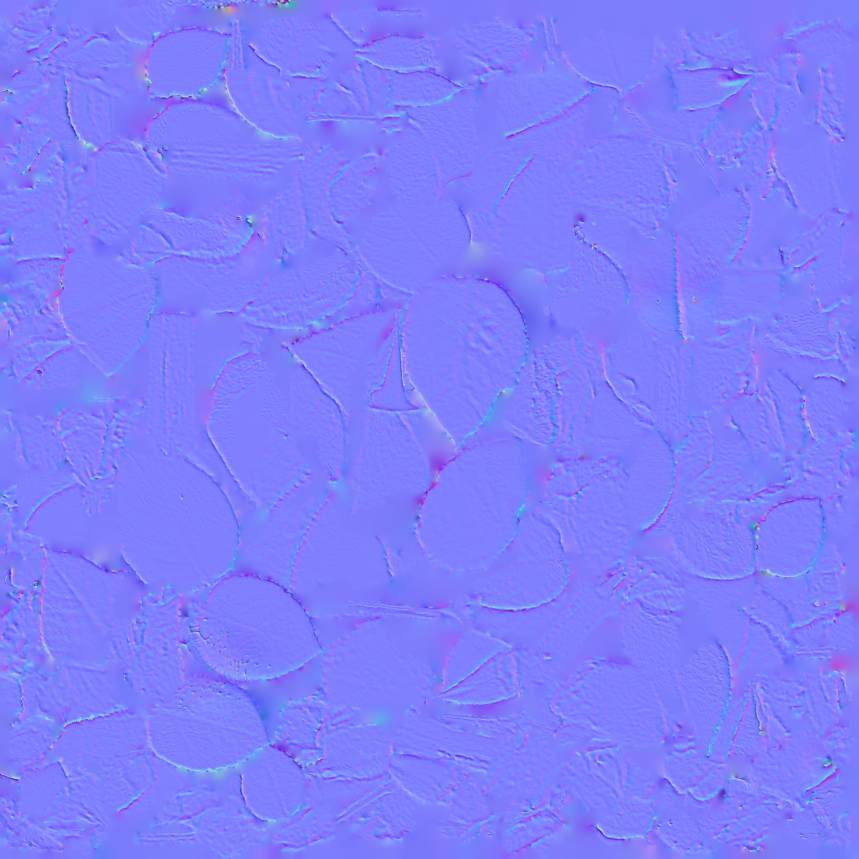
#> input picture data_archive/sources/50b48692-image.jpg, 2576 x 2576 px (shown at 1/3 size)
$ python depth_sheet_backup_pretrans.py ../../data_archive/sources/50b48692-image.jpg out.png 5
#> lines starting #> are read from the running program, lines starting #| are printed output that depends on the picture
### pipeline/look/common.py
import cv2, numpy as np, subprocess, os

W, H, FPS = 1280, 720, 30
BPM = 100.0
BEAT = 60.0 / BPM


# [8 lines left out: function beat, not called in this run]


class Clip:
    # [17 lines left out: functions __init__, get, not called in this run]


def gradient_lut(stops):
    """stops: list of (pos, (r,g,b)). returns 256x3 BGR float32 LUT 0..1"""
    xs = np.linspace(0, 1, 256)
    lut = np.zeros((256, 3), np.float32)
    ps = [s[0] for s in stops]
    for c in range(3):
        lut[:, 2 - c] = np.interp(xs, ps, [s[1][c] / 255.0 for s in stops])
    return lut


EMBER = gradient_lut([(0.0, (4, 1, 2)), (0.22, (52, 6, 10)), (0.45, (160, 34, 18)),
                      (0.66, (226, 120, 30)), (0.84, (246, 196, 80)), (1.0, (255, 244, 214))])
AMBER = gradient_lut([(0.0, (6, 2, 1)), (0.3, (90, 22, 8)), (0.6, (214, 112, 26)),
                      (0.85, (250, 205, 110)), (1.0, (255, 250, 232))])


def luma(img):
    return (img[..., 0] * 0.114 + img[..., 1] * 0.587 + img[..., 2] * 0.299)


# [24 lines left out: functions grade_map, warm_split, bloom, not called in this run]


def vignette(h=H, w=W, k=0.55):
    y, x = np.mgrid[0:h, 0:w].astype(np.float32)
    x = (x - w / 2) / (w / 2)
    y = (y - h / 2) / (h / 2)
    r = np.sqrt(x * x * 0.8 + y * y)
    return np.clip(1 - k * r ** 2.2, 0, 1)[..., None].astype(np.float32)


_rng = np.random.default_rng(7)


# [5 lines left out: function grain, not called in this run]


def tonemap(img):
    # soft shoulder so highlights roll off instead of clipping (pristine look)
    return 1 - np.exp(-np.clip(img, 0, None) * 1.25) * 1.0 if False else np.clip(img / (1 + np.clip(img - 0.85, 0, None)), 0, 1)


class Writer:
    # [25 lines left out: functions __init__, write, close, not called in this run]


def soft_pulse(t, attack=0.12, release=0.45):
    """Delicate pulse: smooth rise (attack s) and gentle fall (release s) per beat, no hard edges.
    Stand-in for a smoothed audio envelope (RMS / low band) once the real track is in."""
    ph = t % BEAT
    up = np.clip(ph / attack, 0, 1)
    up = up * up * (3 - 2 * up)
    down = np.exp(-max(0.0, ph - attack) / release)
    bar = int(t / BEAT) % 4
    acc = 1.0 if (bar == 0 or os.environ.get('PULSE_NOACC')) else 0.7
    # blend from the tail of the previous beat so there is no step at the beat boundary
    prev_tail = np.exp(-(ph + BEAT - attack) / release)
    return float(max(up * down, prev_tail * (1 - up)) * acc)


# [21 lines left out: function halftone_color, not called in this run]

### pipeline/look/sheet_loop2.py
"""3D dot sheet, 15 s seamless loop, v2.
Fixes/additions vs loop v1:
 - no seams: each dot is split smoothly between the two nearest focus levels (no snapping)
 - no exposed edge: sheet starts right under the camera and is wider at the sides
 - steadier brightness: pass 1 measures each frame's brightness from the dots themselves,
   pass 2 applies a smoothed, loop-wrapped correction (partial, so the landscape still breathes)
 - subtle twinkle: individual ground-anchored dots glint; periodic per loop (seamless)
 - dust: ~1/3 as many specks, much smaller and fainter
Look, palette, tempo, horizon (1/4), travel and loop logic as loop v1."""
import sys
import opensimplex
from common import *

opensimplex.seed(70)
#> (this line was passed over: opensimplex is not available in this run)


def hexrgb(h):
    return tuple(int(h[i:i + 2], 16) for i in (0, 2, 4))


PAL = gradient_lut([(0.00, hexrgb('5A0620')), (0.14, hexrgb('8A0A34')), (0.30, hexrgb('C2183F')),
                    (0.48, hexrgb('D8542C')), (0.64, hexrgb('E8A322')), (0.80, hexrgb('F6B93A')),
                    (0.92, hexrgb('FFDC96')), (1.00, hexrgb('FFF1D8'))])
HAZE = np.array(hexrgb('E39A3C')[::-1], np.float32) / 255
DEEP = np.array(hexrgb('4A0418')[::-1], np.float32) / 255

FPX = H * 1.05
CAMY = 1.05
ZNEAR, ZFAR = 0.12, 20.0                       # sheet now starts under the camera (no exposed near edge)
DXW, DZW = 0.032, 0.040
S = 0.8
RES = 0.035
HORIZON = 0.25
LOOP = 15.0
SPEED = 0.78

rows = np.arange(ZNEAR, ZFAR, DZW, dtype=np.float32)
pts_x, pts_z, pts_c = [], [], []
for z in rows:
    half = max(z, 0.5) * (W / 2) / FPX * 1.3 + 1.4    # wider margin: camera sway never reveals the sides
    xs = np.arange(-half, half, DXW, dtype=np.float32)
    pts_x.append(xs); pts_z.append(np.full_like(xs, z))
PX = np.concatenate(pts_x); PZ = np.concatenate(pts_z)
COL_ID = np.round(PX / DXW).astype(np.int64)
UA, UB = PX.min() * S - 3, PX.max() * S + 3
VA, VB = PZ.min() * S - 3, PZ.max() * S + 8
uu = np.arange(UA, UB, RES); vv = np.arange(VA, VB, RES)


def lattice(z, sc=1.0):
    return opensimplex.noise3array(uu * sc, vv * sc, np.array([z]))[0].astype(np.float32)


# [21 lines left out: functions sample, field_raw, shape, not called in this run]


# ---- timing (identical to loop v1) ----
N = int(LOOP * FPS)
taus, trav = [0.0], [0.0]
for _i in range(N):
    _p = soft_pulse(_i / FPS)
    taus.append(taus[-1] + (1.0 + 1.6 * _p) / FPS)
    trav.append(trav[-1] + SPEED * (1.0 + 0.30 * _p) / FPS)
TAU_T = taus[N]
D = round(trav[N] / DZW) * DZW
ROWS_PER_LOOP = int(round(D / DZW))
trav = [x * D / trav[N] for x in trav]
TX = 4.0


# [24 lines left out: functions frame_field, hash01, twinkle, not called in this run]


# ---- dust: fewer, finer ----
rng = np.random.default_rng(11)
ND = 110
DX = rng.uniform(-3.5, 3.5, ND).astype(np.float32)
DY = rng.uniform(-0.3, 1.2, ND).astype(np.float32)
DZMIN, DZRANGE = 0.3, 7.5
DZ0 = rng.uniform(0, DZRANGE, ND).astype(np.float32)
DPH = rng.uniform(0, 6.28, ND).astype(np.float32)
DK = rng.integers(1, 3, ND).astype(np.float32)


# [4 lines left out: function dust_z, not called in this run]


def splat(u, v, w, h, wd):
    img = np.zeros(h * wd, np.float32)
    x0 = np.floor(u).astype(np.int64); y0 = np.floor(v).astype(np.int64)
    fx = (u - x0).astype(np.float32); fy = (v - y0).astype(np.float32)
    for dx, dy, ww in ((0, 0, (1 - fx) * (1 - fy)), (1, 0, fx * (1 - fy)), (0, 1, (1 - fx) * fy), (1, 1, fx * fy)):
        xi, yi = x0 + dx, y0 + dy
        ok = (xi >= 0) & (xi < wd) & (yi >= 0) & (yi < h)
        img += np.bincount(yi[ok] * wd + xi[ok], weights=(ww * w)[ok], minlength=h * wd)
    return img.reshape(h, wd)


def disc(r):
    k = int(np.ceil(r)) * 2 + 1
    yy, xx = np.mgrid[:k, :k] - k // 2
    rr = np.sqrt(xx * xx + yy * yy)
    d = np.clip(r + 0.5 - rr, 0, 1).astype(np.float32)
    d[rr > r - 0.8] *= 1.25
    return d / d.sum()


LEVELS = [('g', 0.7), ('g', 1.3), ('g', 2.2), ('d', 2.2), ('d', 3.6), ('d', 5.5), ('d', 8.0), ('d', 11.5)]
KER = {L: disc(r) for L, (k, r) in enumerate(LEVELS) if k == 'd'}
RAD = np.array([r if k == 'g' else r * 2 for k, r in LEVELS])
LRAD = np.log(RAD)
vig = vignette(k=0.45)
APER = 10.0
NEAR_GAIN = 9.0
GLOW = 1.0
EXP = 1.7
PITCH = float(np.arctan((0.5 - HORIZON) * H / FPX) + np.arctan(CAMY / 15.5))
CP, SP = np.cos(PITCH), np.sin(PITCH)
ZF = CAMY / np.tan(PITCH + 0.12) * 1.6


# [74 lines left out: functions geometry, brightness_proxy, render, not called in this run]


# [17 lines that do not run on import are left out]

### pipeline/look/depth_sheet_backup_pretrans.py
"""Style frames: the D dot-sheet look (sheet_loop3 benchmark) draped over a depth map.
A regular dot lattice is laid over the frame, pushed toward camera by depth (white = near), seen through
a slightly tilted perspective camera, so the rows bend over the relief. Value = height x key light x
facing (crests silver-white, faces gold, turning slopes red, ground deep burgundy -> black). Same palette,
focus levels, per-dot glow, twinkle glints, dust specks, vignette and tone curve as the benchmark.
usage: python3 depth_sheet.py depth.png out.png [seed]"""
import sys, os
import numpy as np, cv2
import sheet_loop2 as L
from common import W, H, luma, soft_pulse

PITCH_PX = float(__import__('os').environ.get('PITCH', '7.2'))                     # dot spacing on screen at the focus plane
REL = float(__import__('os').environ.get('REL', '0.55'))                         # relief depth (world units, frame height = 1)
Z0 = 2.4                            # camera distance to the background plane
TILT, YAW = float(__import__('os').environ.get('TILT', '0.16')), float(__import__('os').environ.get('YAW', '-0.10'))             # camera looks slightly down and from the side -> rows bend over the form
FOC = H * Z0 * 0.92
DOFK = float(os.environ.get('DOFK', '1'))        # depth-of-field strength
GAMMA = float(os.environ.get('GAMMA', '1'))      # <1 lifts mid depths (many subjects at different distances)
WIND = np.array([float(x) for x in os.environ.get('WIND', '0,0').split(',')])  # px/s; specks blown this way
RIMK = float(os.environ.get('RIMK', '1'))       # rim strength (lower for slim subjects)
WALL = float(os.environ.get('WALL', '0.50'))     # how far steep walls fall toward red                 # focal length so the plane fills the frame


RIMSCALE = {}
OUTS = float(os.environ.get('OUTS', '1'))        # output scale vs the W x H design (1.5 = 1920x1080, 3 = 3840x2160)
_DK = {}


def disc_k(Lv, S):
    """defocus disc for blur level Lv at output scale S (same look, more pixels)"""
    if S == 1:
        return L.KER[Lv]
    key = (Lv, S)
    if key not in _DK:
        _DK[key] = L.disc(L.LEVELS[Lv][1] * S)
    return _DK[key]
ORBIT = {}            # set per frame by the clip script: {'cx': centre x px, 'cy': centre y px}


# [40 lines left out: functions streak, orbit_specks, not called in this run]


def load_depth(p, lohi=None):
    d = cv2.imread(p, -1).astype(np.float32)
    d /= 65535.0 if d.max() > 255 else 255.0
    if d.ndim == 3:
        d = d[..., 0]
#> d: shape (2576, 2576) float32
    d = cv2.resize(d, (W, H), interpolation=cv2.INTER_AREA)
#> d: shape (720, 1280) float32
    lo, hi = lohi if lohi is not None else (np.percentile(d, 2), np.percentile(d, 99.7))
#> lo = 0.939; hi = 1
    return np.clip((d - lo) / (hi - lo + 1e-6), 0, 1)
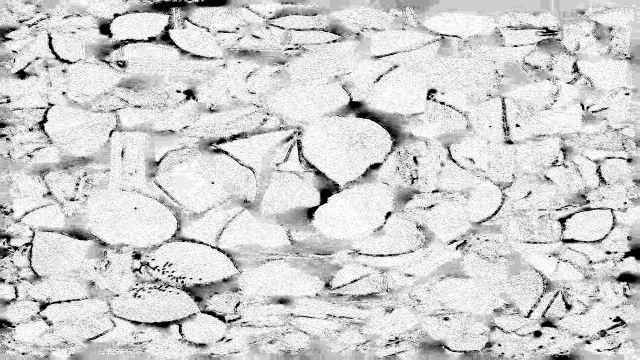
#> returned value: shape (720, 1280) float32 (shown at 1/2 size); min 0, max 1, mean 0.818


def lattice(levels=False):
    m = 0.10
    if not levels:
        xs = np.arange(-m * W, W * (1 + m), PITCH_PX); ys = np.arange(-m * H, H * (1 + m), PITCH_PX)
        gxs, gys = np.meshgrid(xs, ys)
        return gxs.ravel().astype(np.float32), gys.ravel().astype(np.float32)
    # half-pitch lattice with density levels: 0 = base grid, 1 = cell centres, 2 = the rest.
    # When the footage pushes in, levels 1 and 2 fade in so the dot density stays constant.
    xs = np.arange(-m * W, W * (1 + m), PITCH_PX / 2); ys = np.arange(-m * H, H * (1 + m), PITCH_PX / 2)
    I, J = np.meshgrid(np.arange(len(xs)), np.arange(len(ys)))
    gxs, gys = np.meshgrid(xs, ys)
    lv = np.where((I % 2 == 0) & (J % 2 == 0), 0, np.where((I % 2 == 1) & (J % 2 == 1), 1, 2)).ravel()
    return gxs.ravel().astype(np.float32), gys.ravel().astype(np.float32), lv, gxs.shape


def level_vis(lv, scale):
    ss = lambda a, b, x: np.clip((x - a) / (b - a), 0, 1) ** 2 * (3 - 2 * np.clip((x - a) / (b - a), 0, 1))
    return np.choose(lv, [np.ones_like(scale), ss(1.22, 1.45, scale), ss(1.72, 2.0, scale)]).astype(np.float32)


# [7 lines left out: function local_scale, not called in this run]


def sampler(pts):
    gxs, gys = pts
    n = gxs.size; pad = (-n) % 1024
    mx = np.pad(gxs, (0, pad)).reshape(-1, 1024); my = np.pad(gys, (0, pad)).reshape(-1, 1024)
    return lambda a: cv2.remap(a.astype(np.float32), mx, my, cv2.INTER_LINEAR, borderMode=cv2.BORDER_REFLECT_101).ravel()[:n]


def render(dep, seed=1, t=0.0, pts=None, vis=None, ids=None, state=None, lum=None):
#> called with seed = 5, t = 0
    FL = float(os.environ.get('FLOOR', '0'))     # cut faint depth (smear trails) before lifting the mids
#> FL = 0
    if FL > 0:
        dep = np.clip((dep - FL) / (1 - FL), 0, 1)
    if GAMMA != 1:
        dep = dep ** GAMMA
    p = soft_pulse(t)
    rng = np.random.default_rng(seed)
    # lighting from the relief
    ds = cv2.GaussianBlur(dep, (0, 0), 2.5)
    gy, gx = np.gradient(ds)
    k = float(os.environ.get('NORMK', '55'))       # relief strength of the lighting (lower for small subjects)
    nx, ny, nz = -gx * k, -gy * k, np.ones_like(ds)
#> nz: shape (720, 1280) float32; every value is 1
    nl = np.sqrt(nx * nx + ny * ny + 1); nx /= nl; ny /= nl; nz /= nl
    Lk = np.array([-0.42, -0.55, 0.72]); Lk /= np.linalg.norm(Lk)
    lam = np.clip(nx * Lk[0] + ny * Lk[1] + nz * Lk[2], 0, 1)
    Hh = Lk + np.array([0, 0, 1.0]); Hh /= np.linalg.norm(Hh)
    spec = np.clip(nx * Hh[0] + ny * Hh[1] + nz * Hh[2], 0, 1) ** 30
    fac = nz                                       # 1 facing camera, -> 0 on steep walls
    h = dep ** 1.4
    val = np.clip(h * (0.28 + 0.72 * lam ** 1.3) + 0.40 * spec * h, 0, 1)
    val = np.clip((val - 0.08) / 0.80, 0, 1); val = val * val * (3 - 2 * val)
    val = val * (1 - WALL + WALL * fac ** 3)                            # turning slopes go red-orange
    # silhouette rims: where the depth falls away, a glowing orange-red line (the benchmark's fold edges)
    eg = cv2.GaussianBlur(np.sqrt(gx * gx + gy * gy), (0, 0), 1.5)
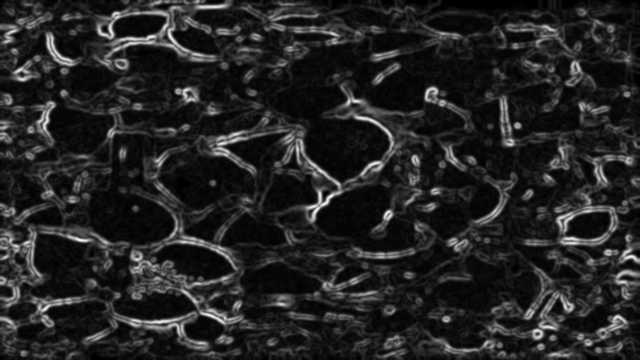
#> eg: shape (720, 1280) float32 (shown at 1/2 size); min 2.51e-08, max 0.126, mean 0.0179; drawn with min black and max white
    rs = RIMSCALE.setdefault('s', np.percentile(eg, 97) + 1e-6)          # fixed per clip (no flicker)
#> rs = 0.0682
    rim = np.clip(eg / rs, 0, 1) ** 1.5 * np.clip(dep * 2.5, 0, 1)
    rim = rim * RIMK
    if lum is not None:
        # picture-driven value: the footage's own light (white dress -> silver, skin -> gold, shadow -> red/black);
        # depth adds only a little relief shading on top
        LUMK = float(os.environ.get('LUMK', '0.8'))
        lv = np.clip((lum - 0.04) / 0.86, 0, 1) ** float(os.environ.get('LUMG', '1.25'))   # contrast: shadows fall away, whites hit silver
        lv = lv * (0.85 + 0.30 * lam)                               # gentle relief from the depth normals
        val = np.clip(LUMK * lv + (1 - LUMK) * val, 0, 1)
        fac = np.ones_like(fac)                                     # brightness follows the picture, not the surface angle
    val = val * (1 - rim) + np.maximum(val, 0.42) * rim
    presence = np.clip((dep - 0.06) / 0.30, 0, 1) ** 1.3          # ground fades out to black
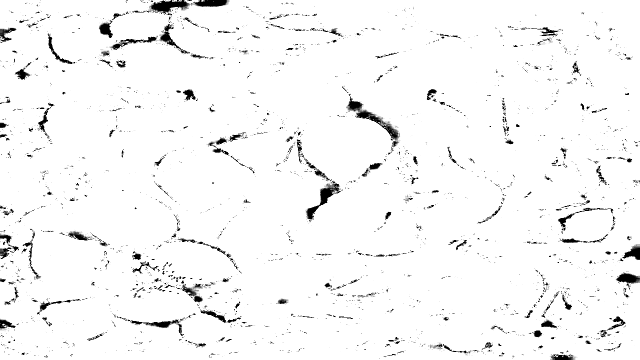
#> presence: shape (720, 1280) float32 (shown at 1/2 size); min 0, max 1, mean 0.964
    if lum is not None:
        presence = np.clip((dep - 0.02) / 0.10, 0, 1)               # picture mode: inside the figure = fully present

    # lattice in world plane (with margin so the tilt never exposes an edge)
    if pts is None:
        pts = lattice()                                   # dots ride on the footage when pts are advected
    gxs, gys = pts
    samp = sampler(pts)
    d_, v_, p_, f_, e_ = samp(dep), samp(val), samp(presence), samp(fac), samp(rim)
    if state is not None:
        # per-dot temporal smoothing along the tracked dots (motion-correct: each dot follows its own surface).
        # Small changes (depth noise) are averaged; big changes (a limb arriving / leaving) pass straight through.
        cur = np.stack([d_, v_, p_, f_, e_], 0)
        key = ids if ids is not None else np.arange(cur.shape[1])
        if 'key' in state:
            order = np.argsort(state['key']); sk = state['key'][order]
            pos = np.clip(np.searchsorted(sk, key), 0, len(sk) - 1)
            hit = sk[pos] == key
            prev = state['val'][:, order[pos]]
            diff = np.abs(cur - prev).max(0)
            a = np.clip(0.30 + 0.70 * diff / 0.35, 0, 1) * hit + (1 - hit)
            cur = prev + (cur - prev) * a[None]
        state['key'] = key.copy(); state['val'] = cur.copy()
        d_, v_, p_, f_, e_ = cur
    X = (gxs - W / 2) / H; Y = -(gys - H / 2) / H; Z = Z0 - REL * d_
    # camera rotation (tilt about x, yaw about y)
    ct, st, cy_, sy_ = np.cos(TILT), np.sin(TILT), np.cos(YAW), np.sin(YAW)
    Zc = Z - Z0 * 0.75                                               # rotate around a point in the scene
    X1 = X * cy_ + Zc * sy_; Z1 = -X * sy_ + Zc * cy_
    Y2 = Y * ct - Z1 * st; Z2 = Y * st + Z1 * ct + Z0 * 0.75
    u = W / 2 + FOC * X1 / Z2 / (H / H); v = H / 2 - FOC * Y2 / Z2
    u = W / 2 + (u - W / 2) * 1.0; v = v

    col = L.PAL[((0.06 + 0.94 * v_) * 255).astype(np.uint8)]
    fog = np.clip(1 - p_ * 1.4, 0, 1)[:, None]
    col = col * (1 - fog * 0.6) + L.DEEP * fog * 0.6
    w = (0.25 + 0.75 * v_) * (0.10 + 0.90 * p_) * 3.4 * (0.35 + 0.65 * f_ ** 2) * float(os.environ.get("GAIN", "1"))
    # twinkle glints: sparse ground-anchored dots, strongest on bright parts
    if ids is None:
        sel = (rng.random(u.size) < 0.03) * rng.uniform(0.5, 1.0, u.size)
        ph = rng.random(u.size); kk = rng.uniform(0.35, 0.9, u.size)         # each glint: own phase / rate (Hz)
    else:                                                                    # glints tied to dot identity
        hh = lambda salt: L.hash01(ids, ids // 7 + 3, salt)
        sel = (hh(11) < 0.03) * (0.5 + 0.5 * hh(23)); ph = hh(37); kk = 0.35 + 0.55 * hh(41)
    tw = sel * np.maximum(np.sin(2 * np.pi * (kk * t + ph)), 0) ** 24 * (0.3 + 0.7 * v_) * p_
    w = w * (1 + 2.2 * tw)
    if vis is not None:
        w = w * vis
    col = col * (1 - tw[:, None] * 0.5) + L.PAL[255][None] * tw[:, None] * 0.5
    # depth of field: focus on the front of the flower
    zf = Z0 - REL * 0.82
    r = np.maximum(0.55, 26.0 * DOFK * np.abs(1 / Z2 - 1 / zf) * Z0)
    inf = (u > -60) & (u < W + 60) & (v > -60) & (v < H + 60)
    U, V, C, Wt, Rr = u[inf], v[inf], col[inf], w[inf], r[inf]
#> U = 18313 values, max 1339.9 at index 2501, min -59.96 at index 12164, mean 671.6; V = 18313 values, max 779.9 at index 18082, min -59.98 at index 802, mean 348.8; Wt = 18313 values, max 7.91 at index 6320, min 0.0311 at index 13761, mean 1.77; Rr = 18313 values, max 7.51 at index 84, min 0.55 at index 466, mean 1.67

    if ORBIT:
        U, V, C, Wt, Rr = orbit_specks(rng, t, presence, U, V, C, Wt, Rr)
    else:
        # dust specks (camera-space, defocused, faint gold)
        ND = 110
        du0 = rng.uniform(0, W, ND); dv0 = rng.uniform(0, H, ND)
        dr = rng.uniform(0.8, 9.0, ND)
        vx = rng.uniform(-10, 10, ND); vy = rng.uniform(-14, -3, ND) * (0.4 + dr / 9)   # slow drift, bigger = nearer = faster
        wind = np.hypot(*WIND) > 0
        if wind:
            # gusts: speed breathes 1 +- 25 % over ~3 s; position = integral of the speed (smooth, no jumps)
            gp = t + 0.25 * 3.0 / (2 * np.pi) * (1 - np.cos(2 * np.pi * t / 3.0))
            gs = 1 + 0.25 * np.sin(2 * np.pi * t / 3.0)
            dk = 0.55 + 0.9 * dr / 9                                     # nearer (bigger) specks fly faster: parallax
            du = np.mod(du0 + vx * 0.3 * t + WIND[0] * dk * gp, W); dv = np.mod(dv0 + vy * 0.3 * t + WIND[1] * dk * gp, H)
        else:
            du = np.mod(du0 + vx * t, W); dv = np.mod(dv0 + vy * t, H)
        dcol = np.repeat(L.PAL[int(0.80 * 255)][None], ND, 0)
        dw = rng.uniform(0.15, 0.55, ND) * 0.55 * (0.6 + 0.4 * np.sin(rng.uniform(0, 6.28, ND) + 1.3 * t) ** 2)
        if wind:
            du, dv, dcol, dw, dr = streak(du, dv, dcol, dw, dr, WIND * gs, dk)
        U = np.concatenate([U, du]); V = np.concatenate([V, dv]); C = np.concatenate([C, dcol])
#> after `U = np.concatenate([U, du])`: U = 18423 values, max 1339.9 at index 2501, min -59.96 at index 12164, mean 671.6
#> after `V = np.concatenate([V, dv])`: V = 18423 values, max 779.9 at index 18082, min -59.98 at index 802, mean 348.9
        Wt = np.concatenate([Wt, dw]); Rr = np.concatenate([Rr, dr])
#> after `Wt = np.concatenate([Wt, dw])`: Wt = 18423 values, max 7.91 at index 6320, min 0.0311 at index 13761, mean 1.76
#> after `Rr = np.concatenate([Rr, dr])`: Rr = 18423 values, max 8.96 at index 18326, min 0.55 at index 466, mean 1.69
        # background specks: sparse fine points far behind the flower, slow drift, gentle twinkle
        NB = 420
        bu0 = rng.uniform(0, W, NB); bv0 = rng.uniform(0, H, NB)
        bz = rng.uniform(0.2, 1.0, NB)                                   # 1 = nearest of the far layer
        bjx = rng.uniform(-4, 4, NB); bjy = rng.uniform(1, 5, NB)
        if wind:
            bk_ = 0.25 + 0.75 * bz                                       # far layer slower than the near dust
            bu = np.mod(bu0 + bjx * bz * t + WIND[0] * bk_ * gp, W); bv = np.mod(bv0 - bjy * bz * t + WIND[1] * bk_ * gp, H)
        else:
            bu = np.mod(bu0 + bjx * bz * t, W); bv = np.mod(bv0 - bjy * bz * t, H)
        bph = rng.uniform(0, 6.28, NB); bk = rng.uniform(0.3, 0.8, NB)
        btw = 0.35 + 0.65 * np.maximum(np.sin(bph + 2 * np.pi * bk * t), 0) ** 3
        occl = cv2.GaussianBlur(presence, (0, 0), 6)
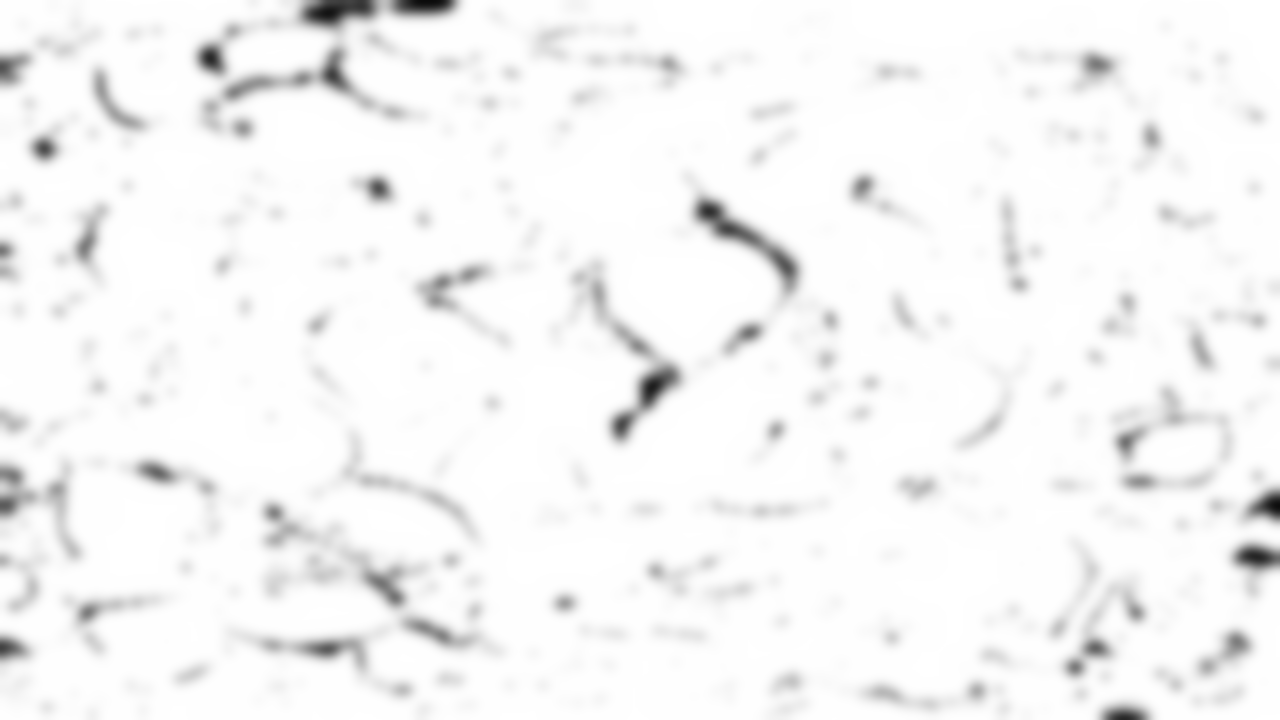
#> occl: shape (720, 1280) float32; min 0.0456, max 1, mean 0.964
        bvis = 1 - np.clip(cv2.remap(occl, bu.astype(np.float32).reshape(1, -1), bv.astype(np.float32).reshape(1, -1), cv2.INTER_LINEAR)[0] * 1.6, 0, 1)
#> bvis = 420 values, max 0.613 at index 145, min 0 at index 0, mean 0.00438
        bci = (0.55 + 0.35 * rng.random(NB)) * 255
        bcol = L.PAL[bci.astype(np.uint8)]
        bw = rng.uniform(0.25, 1.0, NB) ** 2 * 2.3 * btw * bvis
#> bw = 420 values, max 0.193 at index 114, min 0 at index 0, mean 0.000967
#> (the rest of the program and of its run is left out)
